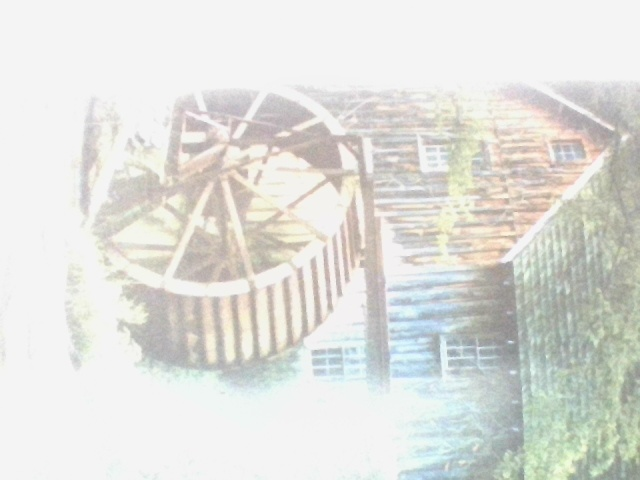
#> input picture Task 4.3/img1.jpg, 640 x 480 px
$ python 'join two images.py'
#> lines starting #> are read from the running program, lines starting #| are printed output that depends on the picture
import cv2
import numpy

photo = cv2.imread('img1.jpg')
#> photo is the input picture: shape (480, 640, 3); mean B, G, R 219.8, 224.3, 223.7
dphoto = cv2.imread('img2.jpg')
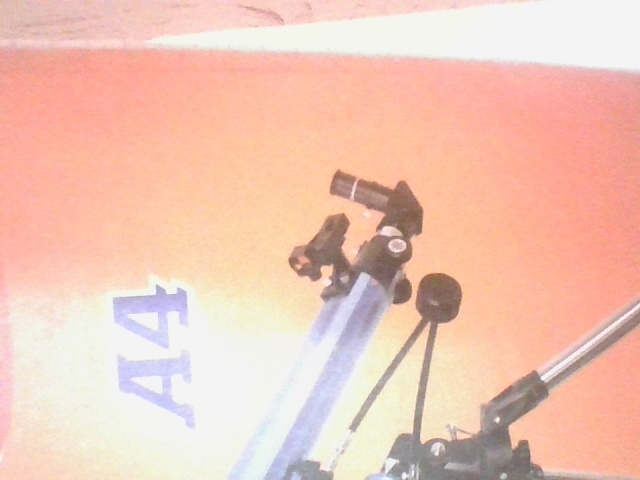
#> input picture Task 4.3/img2.jpg, 640 x 480 px
#> dphoto is the input picture: shape (480, 640, 3); mean B, G, R 182.9, 198.8, 240.1

cphoto = numpy.hstack((photo, dphoto))
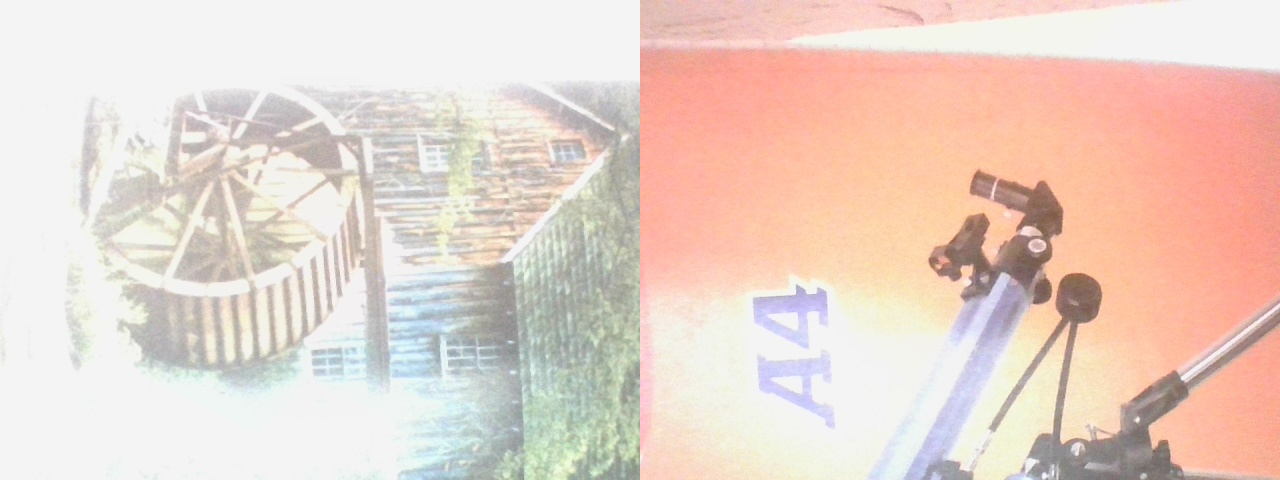
#> cphoto: shape (480, 1280, 3); mean B, G, R 201.3, 211.5, 231.9

cv2.imwrite("collage.jpg", cphoto)

cv2.imshow('joined photo', cphoto)
cv2.waitKey(9999)
cv2.destroyAllWindows()
